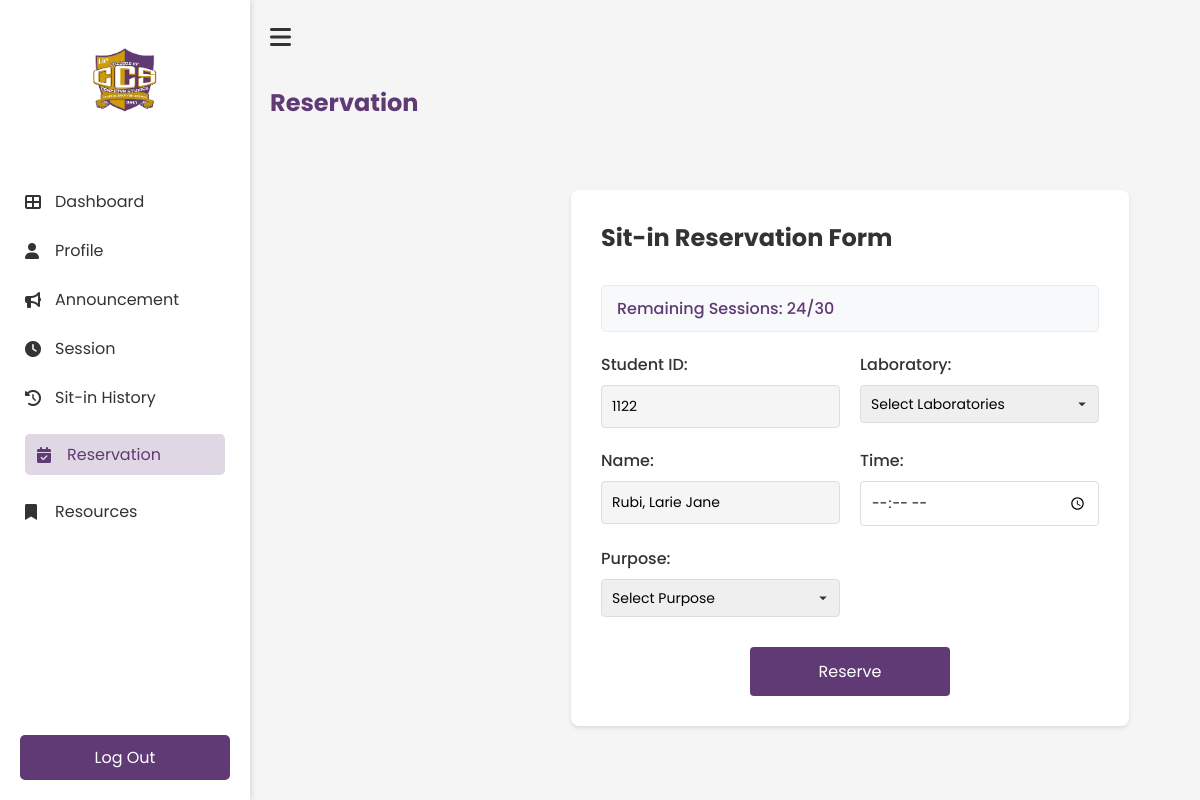
/Reservation (signed in), run on an earlier commit of the app's database.
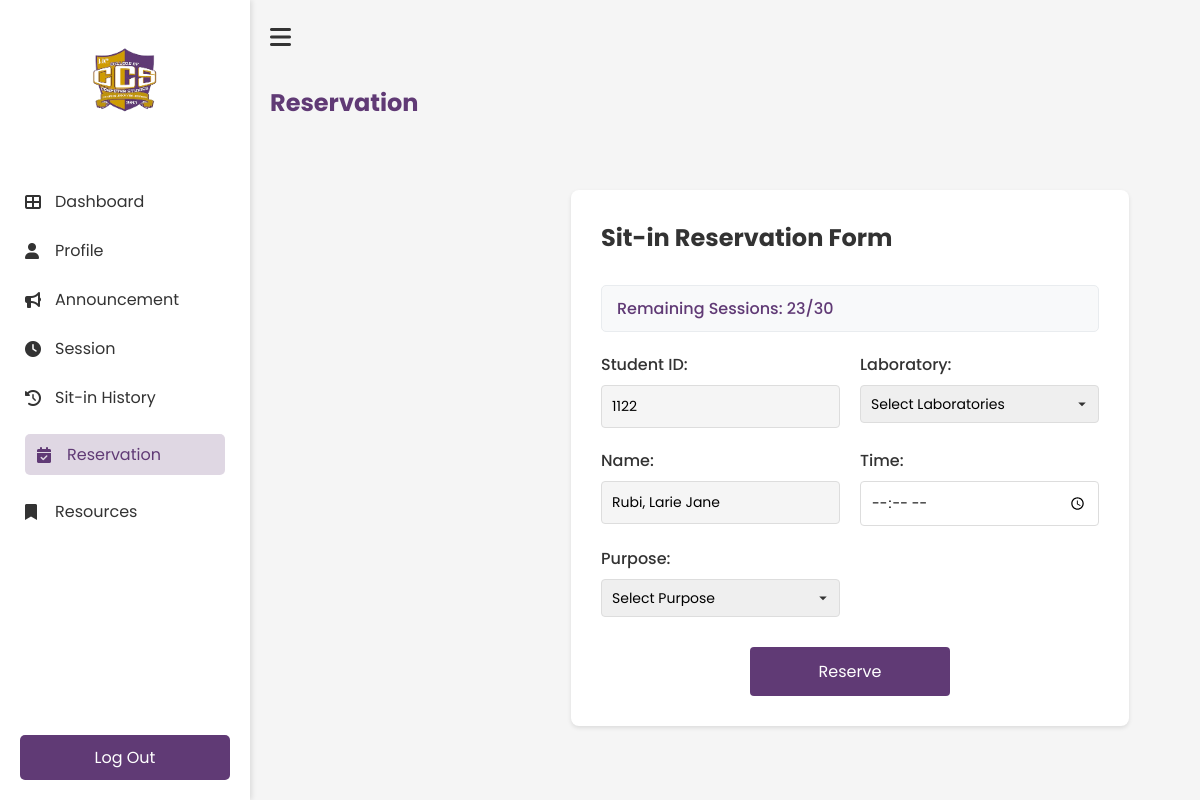
And on a later commit of the database.
### tables this page shows
CREATE TABLE users(
idno integer primary key,
lastname text not null,
firstname text not null,
middlename text,
course text not null,
year_level integer not null,
email text unique not null,
username text unique not null,
password text not null, sessions TEXT DEFAULT NULL, address text, photo text, points INTEGER DEFAULT 0, remaining_sessions INTEGER DEFAULT 0);

### app.py (the view, shortened to what this page needs)
@app.route('/Reservation', methods=['GET', 'POST'])
def Reservation():
    if 'username' not in session:
        return redirect(url_for('login'))
    user = get_user_reservation_data(session['student_id'])
    if not user:
        flash('Error loading user data', 'error')
        return redirect(url_for('Dashboard'))
    return render_template('student/reservation.html', user=user)

### templates/student/reservation.html (shortened to what the changed rows need)
<!DOCTYPE html>
<html lang="en">
<head>
    <link rel="stylesheet" href="{{ url_for('static', filename='student/reservation.css') }}">
    <link rel="stylesheet" href="https://cdnjs.cloudflare.com/ajax/libs/font-awesome/6.0.0-beta3/css/all.min.css">
<body>
    <div class="reservation-container">
        <div class="main-content">
            <h1 class="header">Reservation</h1>
            <div class="main-content">
                <div class="form-card">
                    <h2>Sit-in Reservation Form</h2>
                    <div class="session-info">
                        <p>Remaining Sessions: {{ user['sessions'] if user['sessions'] is not none else 30 }}/30</p>
                    </div>
                    <form class="reservation-form" method="POST">
                        <div class="form-group-row">
                            <div class="form-group">
                                <label for="student_id">Student ID:</label>
                                <input type="text" id="student_id" name="student_id" value="{{ user['idno'] }}" readonly>
                            </div>
                        </div>
                        <div class="form-group-row">
                            <div class="form-group">
                                <label for="name">Name:</label>
                                <input type="text" id="name" name="name" value="{{ user['lastname'] }}, {{ user['firstname'] }} {{ user['middlename'] if user['middlename'] else '' }}" readonly>
                            </div>
                        </div>
                    </form>
                </div>
            </div>
        </div>
    </div>
</body>
</html>

What changed in the data, as far as the page shows it:
changed users "Rubi, Larie Jane": sessions "24" → "23"
